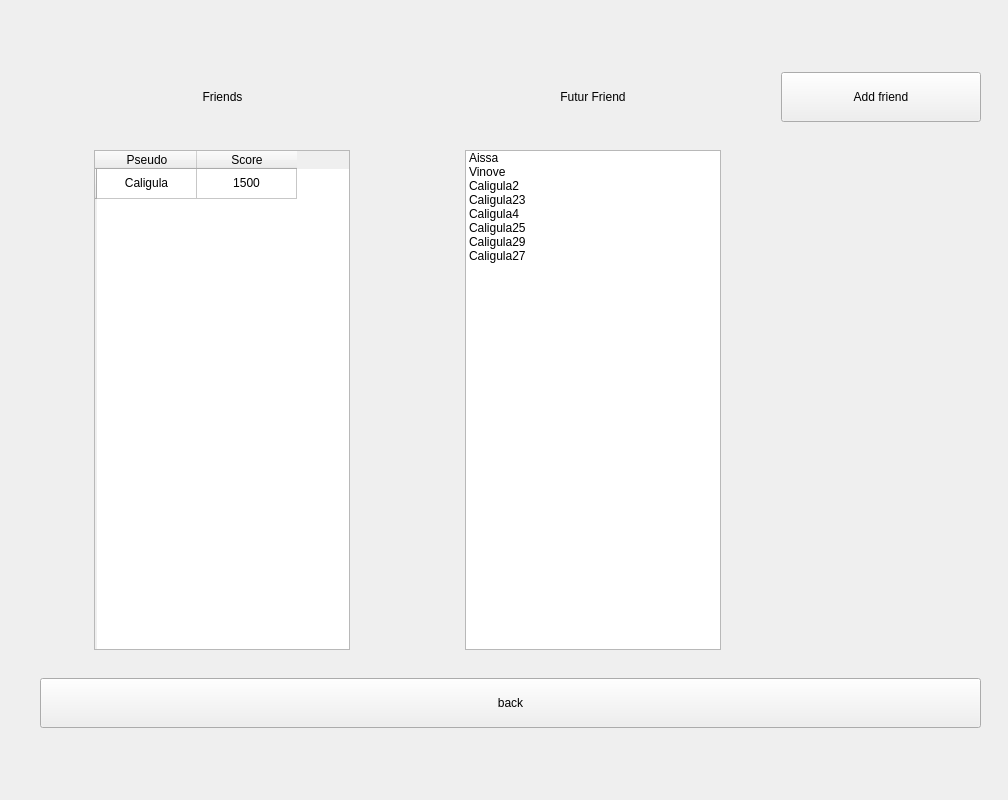
<?xml version="1.0" encoding="UTF-8"?>
<ui version="4.0">
 <class>MainWindow</class>
 <widget class="QMainWindow" name="MainWindow">
  <property name="geometry">
   <rect>
    <x>0</x>
    <y>0</y>
    <width>1008</width>
    <height>800</height>
   </rect>
  </property>
  <property name="windowTitle">
   <string>MainWindow</string>
  </property>
  <widget class="QWidget" name="centralwidget">
   <widget class="QWidget" name="gridLayoutWidget">
    <property name="geometry">
     <rect>
      <x>40</x>
      <y>50</y>
      <width>941</width>
      <height>701</height>
     </rect>
    </property>
    <layout class="QGridLayout" name="gridLayout">
     <item row="1" column="1" alignment="Qt::AlignHCenter">
      <widget class="QListWidget" name="listWidget">
       <property name="maximumSize">
        <size>
         <width>16777215</width>
         <height>500</height>
        </size>
       </property>
       <item>
        <property name="text">
         <string>Aissa</string>
        </property>
       </item>
       <item>
        <property name="text">
         <string>Vinove</string>
        </property>
       </item>
       <item>
        <property name="text">
         <string>Caligula2</string>
        </property>
       </item>
       <item>
        <property name="text">
         <string>Caligula23</string>
        </property>
       </item>
       <item>
        <property name="text">
         <string>Caligula4</string>
        </property>
       </item>
       <item>
        <property name="text">
         <string>Caligula25</string>
        </property>
       </item>
       <item>
        <property name="text">
         <string>Caligula29</string>
        </property>
       </item>
       <item>
        <property name="text">
         <string>Caligula27</string>
        </property>
       </item>
      </widget>
     </item>
     <item row="2" column="0" colspan="3">
      <widget class="QPushButton" name="pushButton_2">
       <property name="minimumSize">
        <size>
         <width>0</width>
         <height>50</height>
        </size>
       </property>
       <property name="maximumSize">
        <size>
         <width>16777215</width>
         <height>50</height>
        </size>
       </property>
       <property name="text">
        <string>back</string>
       </property>
      </widget>
     </item>
     <item row="1" column="0" alignment="Qt::AlignHCenter|Qt::AlignVCenter">
      <widget class="QTableWidget" name="tableWidget">
       <property name="minimumSize">
        <size>
         <width>0</width>
         <height>500</height>
        </size>
       </property>
       <property name="maximumSize">
        <size>
         <width>16777215</width>
         <height>500</height>
        </size>
       </property>
       <row>
        <property name="text">
         <string/>
        </property>
       </row>
       <column>
        <property name="text">
         <string>Pseudo</string>
        </property>
       </column>
       <column>
        <property name="text">
         <string>Score</string>
        </property>
       </column>
       <item row="0" column="0">
        <property name="text">
         <string>Caligula</string>
        </property>
        <property name="textAlignment">
         <set>AlignCenter</set>
        </property>
       </item>
       <item row="0" column="1">
        <property name="text">
         <string>1500</string>
        </property>
        <property name="textAlignment">
         <set>AlignCenter</set>
        </property>
       </item>
      </widget>
     </item>
     <item row="0" column="0">
      <widget class="QLabel" name="label">
       <property name="text">
        <string>Friends</string>
       </property>
       <property name="alignment">
        <set>Qt::AlignCenter</set>
       </property>
      </widget>
     </item>
     <item row="0" column="1">
      <widget class="QLabel" name="label_2">
       <property name="text">
        <string>Futur Friend</string>
       </property>
       <property name="alignment">
        <set>Qt::AlignCenter</set>
       </property>
      </widget>
     </item>
     <item row="0" column="2">
      <layout class="QVBoxLayout" name="verticalLayout">
       <property name="spacing">
        <number>7</number>
       </property>
       <item>
        <widget class="QPushButton" name="pushButton">
         <property name="minimumSize">
          <size>
           <width>200</width>
           <height>50</height>
          </size>
         </property>
         <property name="maximumSize">
          <size>
           <width>200</width>
           <height>50</height>
          </size>
         </property>
         <property name="text">
          <string>Add friend</string>
         </property>
        </widget>
       </item>
      </layout>
     </item>
    </layout>
   </widget>
  </widget>
 </widget>
 <resources/>
 <connections>
  <connection>
   <sender>tableWidget</sender>
   <signal>cellClicked(int,int)</signal>
   <receiver>MainWindow</receiver>
   <slot>hide()</slot>
   <hints>
    <hint type="sourcelabel">
     <x>190</x>
     <y>297</y>
    </hint>
    <hint type="destinationlabel">
     <x>20</x>
     <y>375</y>
    </hint>
   </hints>
  </connection>
 </connections>
</ui>
